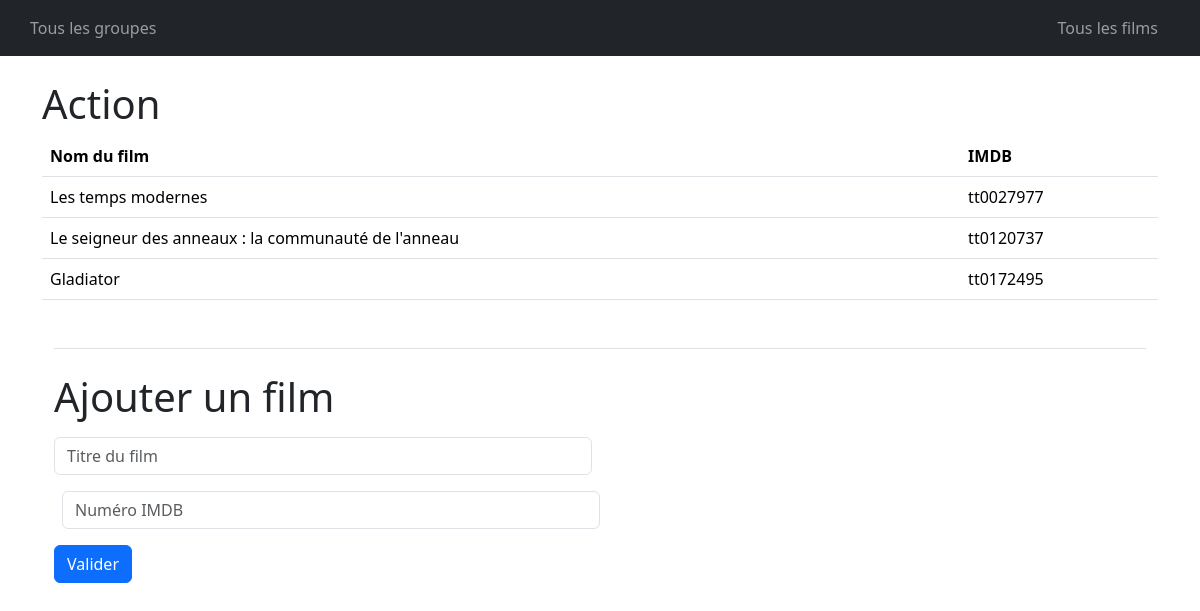
The page /oneGender.php?id=1 on the database its author committed.
### tables this page shows
CREATE TABLE `genders` (
  `id` int(11) NOT NULL,
  `createdAt` datetime NOT NULL DEFAULT CURRENT_TIMESTAMP,
  `modifiedAt` datetime NOT NULL DEFAULT CURRENT_TIMESTAMP ON UPDATE CURRENT_TIMESTAMP,
  `name` varchar(40) NOT NULL
);

CREATE TABLE `movies` (
  `id` int(11) NOT NULL,
  `createdAt` datetime NOT NULL DEFAULT CURRENT_TIMESTAMP,
  `modifiedAt` datetime NOT NULL DEFAULT CURRENT_TIMESTAMP ON UPDATE CURRENT_TIMESTAMP,
  `title` varchar(150) NOT NULL,
  `imdb` varchar(20) NOT NULL,
  `gender_id` int(11) NOT NULL
);

### config/class/GenderClass.php (called while the page is built, shortened)
<?php
class Gender extends Database
{
    protected $name;
    public function __construct($gender)
    {
        if (is_array($gender)) {
            $this->hydrate($gender);
        } else {
            $i = (int) $gender;
            $req = $this->prepare("SELECT * FROM genders WHERE id=:id");
            $req->execute([
                ":id" => $i
            ]);
        }
    }
    public function setName($n)
    {
        $n = trim($n);
        if (!empty($n))
            $this->name = ucfirst(strtolower($n));
    }
    public function getName()
    {
        return $this->name;
    }
}

### config/class/MovieClass.php (called while the page is built, shortened)
<?php
class Movie extends Database
{
    protected $id;
    protected $title;
    protected $imdb;
    public function setId($n)
    {
        if ((int)$n > 0)
            $this->id = (int)$n;
    }
    public function setTitle($n)
    {
        $n = trim($n);
        if (!empty($n))
            $this->title = ucfirst(strtolower($n));
    }
    public function setImdb($n)
    {
        $n = trim($n);
        if (!empty($n))
            $this->imdb = (string) $n;
    }
    public function getId()
    {
        return $this->id;
    }
    public function getTitle()
    {
        return $this->title;
    }
    public function getImdb()
    {
        return $this->imdb;
    }
    public static function allCondition($id)
    {
        $db = new Database;
        $req = $db->prepare("SELECT * FROM movies WHERE gender_id=:id");
        $req->execute([":id" => $id]);
        $tabResult = [];
        $r = $req->fetchAll(PDO::FETCH_ASSOC);
        foreach ($r as $value) {
            $tabResult[] = new Movie($value);
        }
        return $tabResult;
    }
}

### oneGender.php (the view, shortened to what this page needs)
<?php
$gender = new Gender($_GET["id"]);
?>
<!DOCTYPE html>
<html lang="en">
<head>
    <?php include("partials/head.php") ?>
</head>
<body>
    <?php include("partials/header.php") ?>
    <main class="container">
        <h1><?= $gender->getName() ?></h1>
        <?php $movies = Movie::allCondition($gender->getId());
        if (empty($movies)) :
        ?>
            <p>Le genre n'a pas de film</p>
        <?php else : ?>
            <table class="table container table-hover">
                <thead>
                    <tr>
                        <th>Nom du film</th>
                        <th>IMDB</th>
                    </tr>
                </thead>
                <tbody>
                    <?php foreach ($movies as $movie) :  ?>
                        <tr onClick="document.location.href='oneMovie.php?id=<?= $movie->getId() ?>'">
                            <td>
                                <?= $movie->getTitle(); ?>
                            </td>
                            <td>
                                <?= $movie->getImdb() ?>
                            </td>
                        </tr>
                    <?php endforeach ?>
                </tbody>
            </table>
        <?php endif ?>
        <form action="<?= $_SERVER["PHP_SELF"] ?>" method="post" class="container my-5">
            <h1 class="border-top pt-4">Ajouter un film</h1>
            <p class="w-50 pe-2">
                <input type="text" placeholder="Titre du film" name="title" class="form-control">
            </p>
            <p class="w-50 ps-2">
                <input type="text" placeholder="Numéro IMDB" name="imdb" class="form-control">
            </p>
            <button type="submit" name="addMovie" class="btn btn-primary">Valider</button>
        </form>
    </main>
</body>
</html>

### rows shown on the page
genders: name "Action"
movies: title "Les temps modernes", imdb "tt0027977"
movies: title "Le seigneur des anneaux : la communauté de l'anneau", imdb "tt0120737"
movies: title "Gladiator", imdb "tt0172495"
